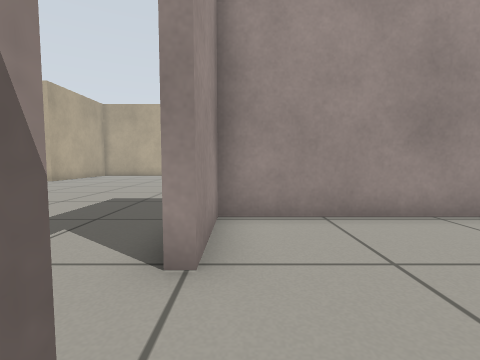
view 1 (above)

18 first-person views from a walk through a robot-simulator world made for Gazebo. The camera is 0.5 m above the floor, tilts 4° down and sees 85° across. The floor is counted in squares, 0.5 m on a side. Each view is taken from the middle of a square. On the plan, view 1 faces up. The plan holds only what a view shows up to about 11 squares ahead; the rest is blank.

view 2
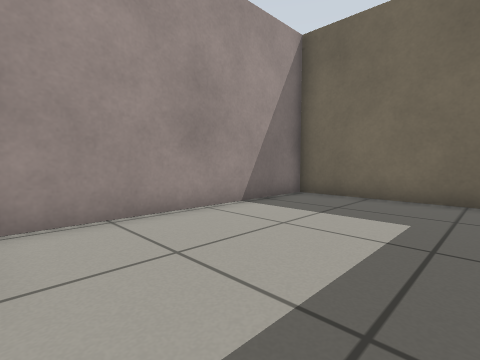

view 3
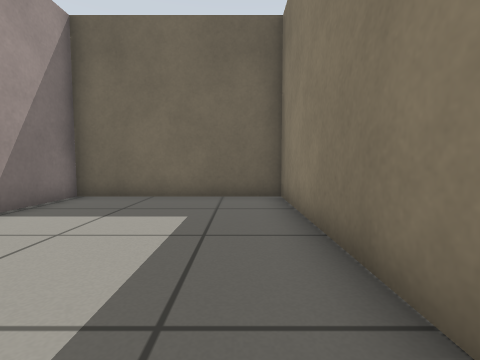

view 4
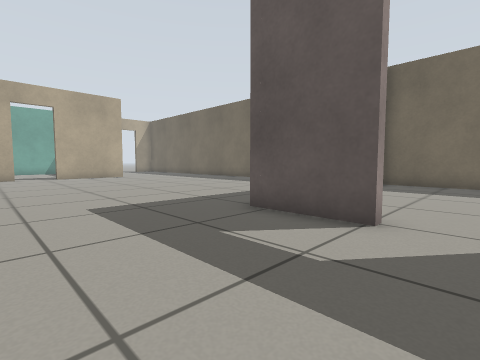

view 5
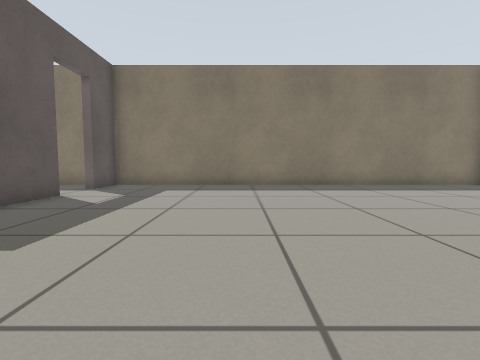

view 6
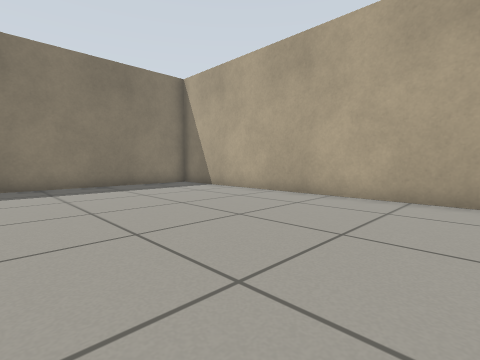

view 7
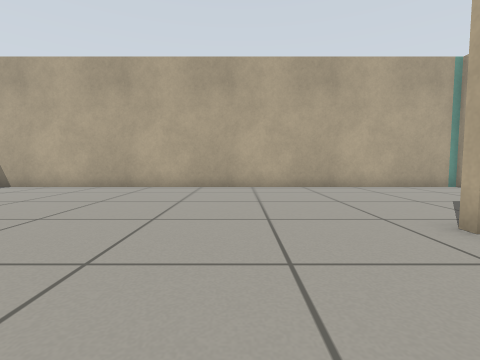

view 8
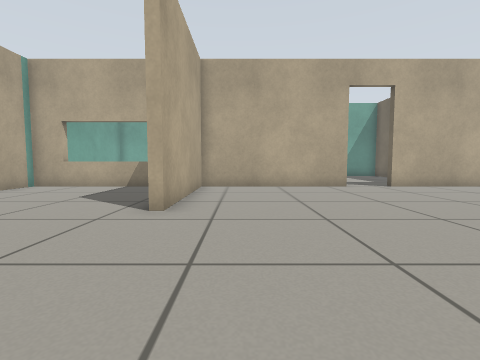

view 9
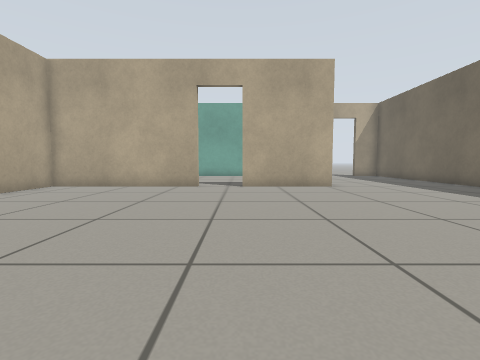

view 10
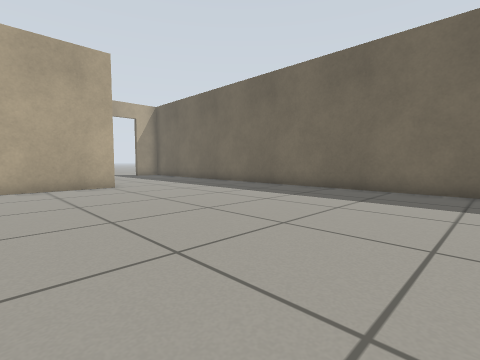

view 11
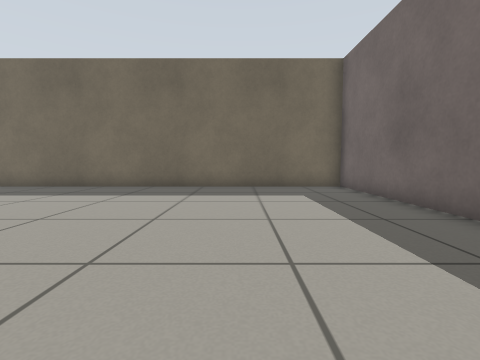

view 12
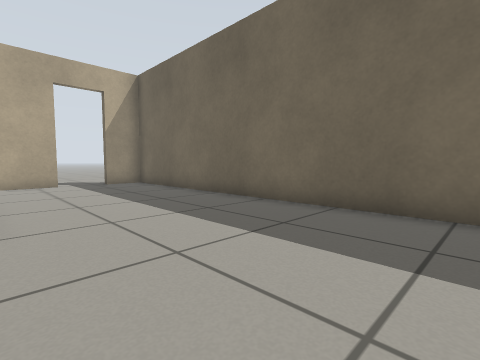

view 13
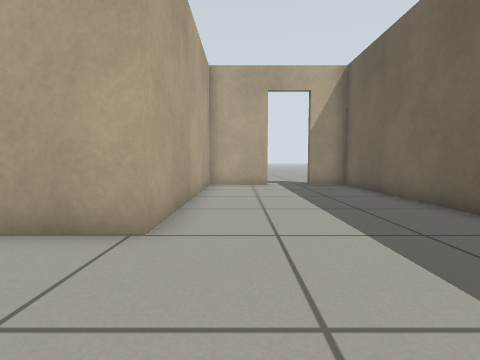

view 14
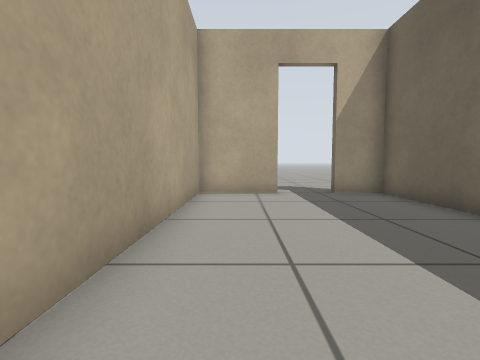

view 15
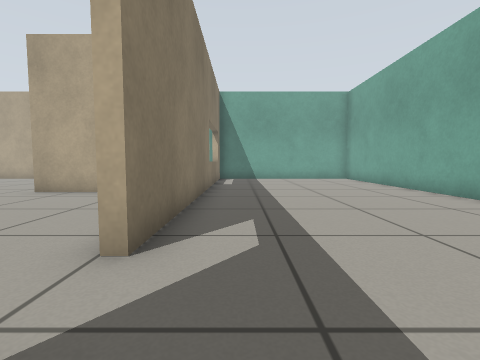

view 16
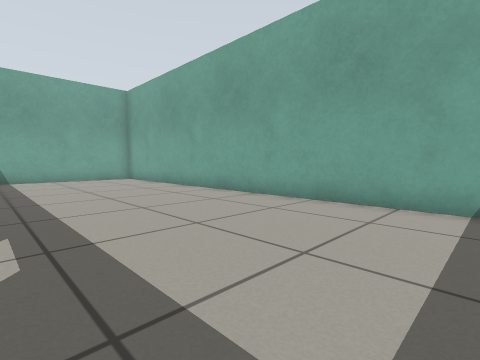

view 17
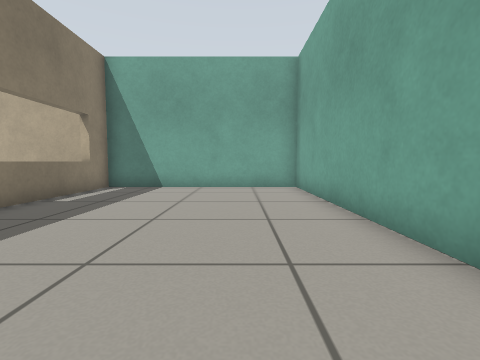

view 18
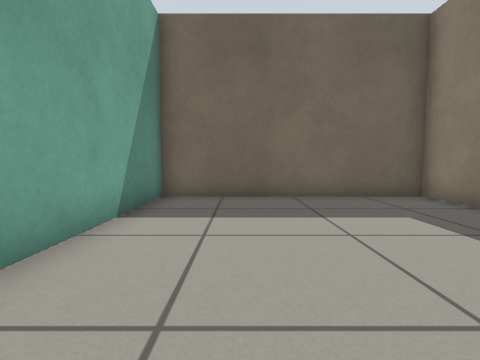

### Floor plan
Ten units are one square. View 1 is at (0, 0); x grows to the right and y downward. Boxes are objects, and circles mark ways between rooms. Rooms are numbered by the first view taken in them; rooms with no view inside come last. Other rooms are left out.
<svg viewBox="-168 -267 248 284">
<path fill="none" stroke="#000" d="M5 12 75 12 75 -47 -4 -47 -4 -23M-36 -185 -95 -185 -95 -132M12 -50 75 -50 75 -262 60 -262M-7 -23 -7 -50M-116 -185 -163 -185 -163 -5M-161 12 -7 12 -7 -6M42 -262 17 -262 17 -185 -20 -185M-4 -188 14 -188 14 -262 -163 -262 -163 -188 -36 -188"/>
<circle cx="-5" cy="-15" r="3" fill="#2a7"/>
<circle cx="-25" cy="-190" r="3" fill="#2a7"/>
<text x="40" y="-20">1</text>
<text x="-40" y="-110">2</text>
<text x="-80" y="-230">3</text>
</svg>
Room 1 opens to room 2. Room 2 opens to room 3.

Where each view was taken, in squares from view 1:
view 1: 0 up, 0 right, facing up
view 2: 0 up, 0 right, facing up-right
view 3: 0 up, 0 right, facing right
view 4: 1 up, 5 left, facing up-right
view 5: 10 up, 6 left, facing down
view 6: 10 up, 9 left, facing down-left
view 7: 10 up, 6 left, facing left
view 8: 8 up, 8 left, facing up
view 9: 8 up, 2 left, facing up
view 10: 8 up, 2 left, facing up-right
view 11: 9 up, 3 left, facing right
view 12: 14 up, 2 right, facing up-right
view 13: 15 up, 3 right, facing up
view 14: 18 up, 3 right, facing up
view 15: 20 up, 1 left, facing left
view 16: 20 up, 1 left, facing up-left
view 17: 24 up, 6 left, facing left
view 18: 24 up, 6 left, facing right
